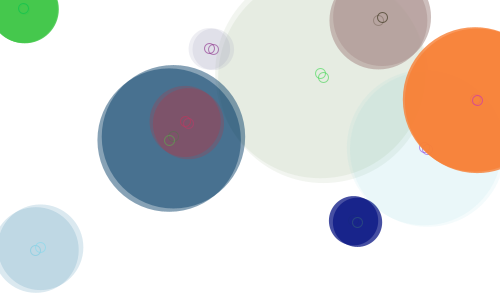
Frame 1 (no input)
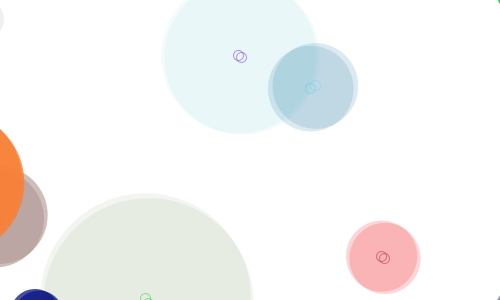
Frame 60 (the mouse pressed at the canvas centre just before this capture)
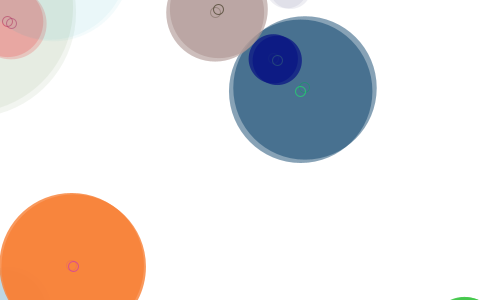
Frame 120 (the mouse held since frame 60 and released just before this capture)

The Processing sketch that drew these frames (run headless with seeded random() and noise(); from frame 60 on, the mouse is pressed at the canvas centre):

// Processing sketch: Emergence_Listing_6_4
// ── Emergence_Listing_6_4.pde
int _num = 10;
Circle[] _circleArr = {};
void setup() {
  size(500, 300);
  background(255);
  smooth();
  strokeWeight(1);
  fill(150, 50);
  drawCircles();
}
void draw() {
  background(255);
  for (int i=0; i<_circleArr.length; i++) {
    Circle thisCirc = _circleArr[i];
    thisCirc.drawMe();
    thisCirc.updateMe();
  }
}

void mouseReleased() {
  drawCircles();
}

void drawCircles() {
  for (int i=0; i<_num; i++) {
    Circle thisCirc = new Circle();
    _circleArr = (Circle[])append(_circleArr, thisCirc);
  }
}

//================================= objects
class Circle {
  float x, y;
  float radius;
  color linecol, fillcol;
  float alph;
  float xmove, ymove;

  Circle () {
    x = random(width);
    y = random(height);
    radius = random(100) + 10;
    linecol = color(random(255), random(255), random(255));
    fillcol = color(random(255), random(255), random(255));
    alph = random(255);
    xmove = random(10) - 5;
    ymove = random(10) - 5;
  }

  void drawMe() {
    noStroke();
    fill(fillcol, alph);
    ellipse(x, y, radius*2, radius*2);
    stroke(linecol, 150);
    noFill();
    ellipse(x, y, 10, 10);
  }

  void updateMe() {
    x += xmove;
    y += ymove;
    if (x > (width+radius)) {
      x = 0 - radius;
    }
    if (x < (0-radius)) {
      x = width+radius;
    }
    if (y > (height+radius)) {
      y = 0 - radius;
    }
    if (y < (0-radius)) {
      y = height+radius;
    }
    drawMe();
  }
}
